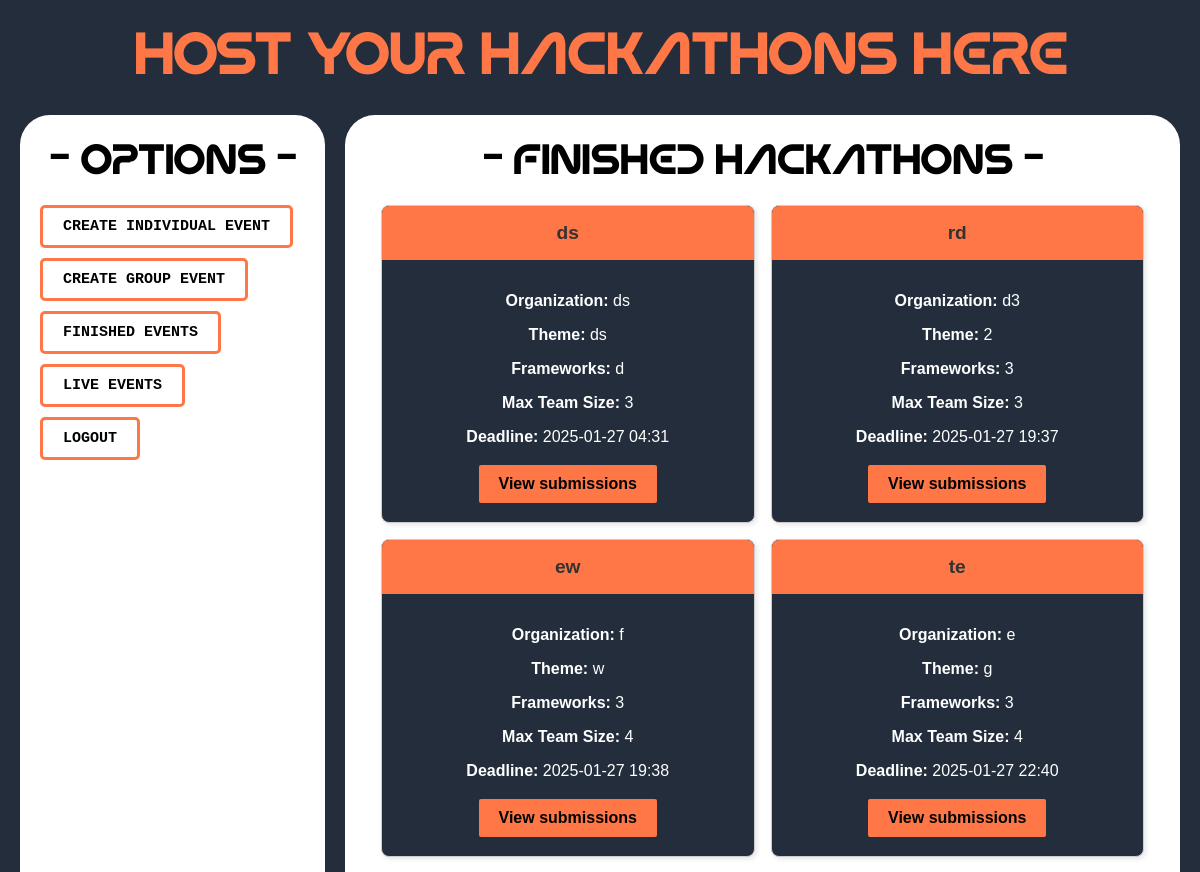
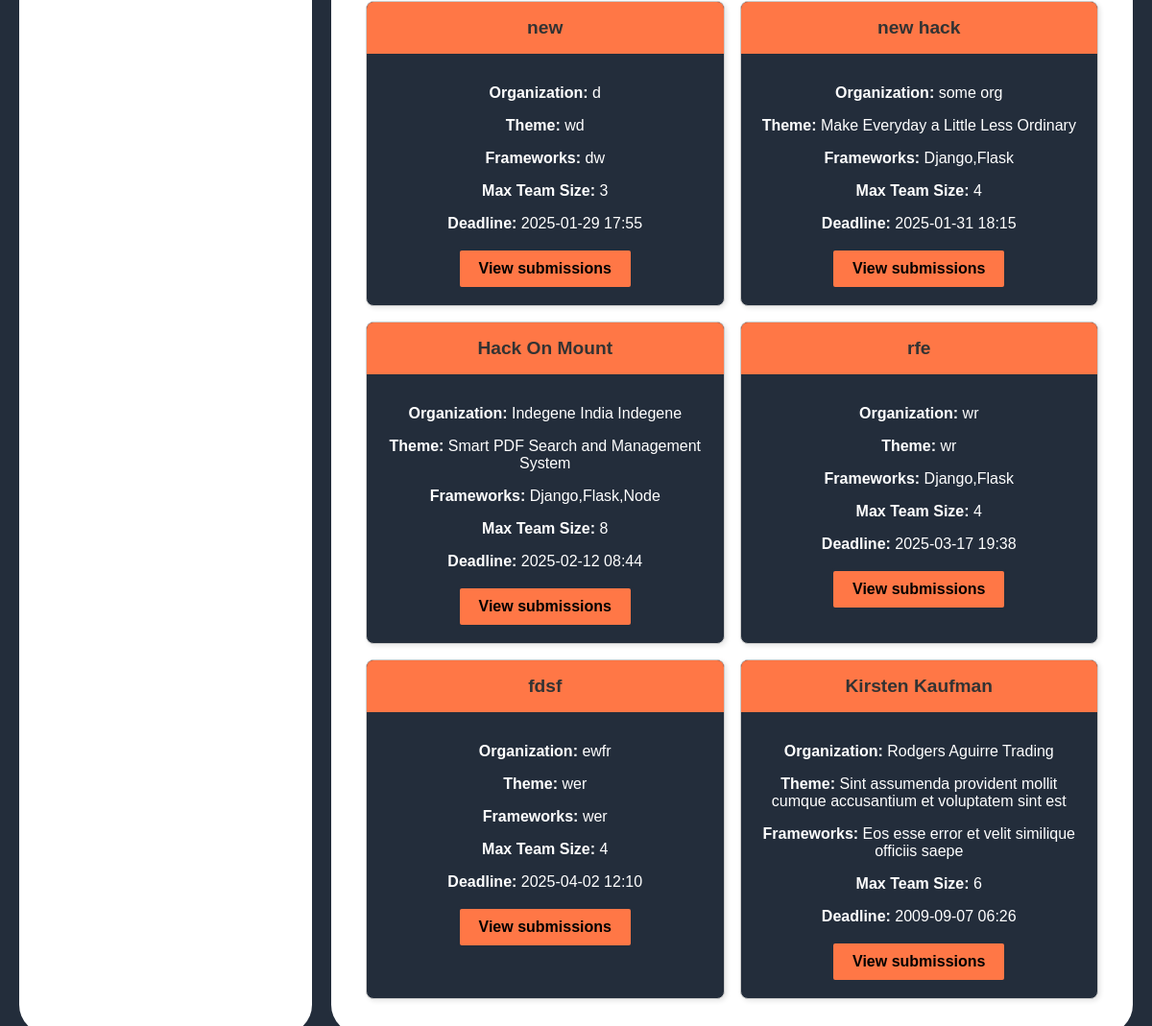
Screenshot of /host/finished_group_events/ (signed in) with the database file from the repository (2 pictures, top to bottom).
### host/models.py (models this page shows, shortened)
class GroupEvent(models.Model):
    hackathon_name = models.CharField(max_length=200)
    organization = models.CharField(max_length=200)
    theme = models.CharField(max_length=200)
    frameworks = models.CharField(max_length=300)
    max_team_size = models.IntegerField()
    last_submission_datetime = models.DateTimeField()
    evaluation_criteria = models.TextField()
    created_by = models.ForeignKey(settings.AUTH_USER_MODEL, on_delete=models.CASCADE, related_name="group_events")
    entry_fee = models.DecimalField(max_digits=10, decimal_places=2, default=0.00)

### host/views.py (the view)
# urls.py: path('finished_group_events/', views.finished_group_events, name='finished_group_events'),
def finished_group_events(request):
    current_time_ist = timezone.localtime(timezone.now())
    finished_events = GroupEvent.objects.filter(
        created_by=request.user,
        last_submission_datetime__lt=current_time_ist  # Compare with IST
    )
    return render(request, 'host/finished_group_events.html', {'finished_events': finished_events})

### templates/host/finished_group_events.html
{% extends "host/host_dashboard.html" %}
{% block right_div %}
    <h1 style="color: black; text-align: center;">- Finished Hackathons -</h1>
    {% if finished_events %}
        <div class="cards-container" style="display: grid; grid-template-columns: repeat(2, 1fr); gap: 16px;">
            {% for event in finished_events %}
                <div class="card">
                    <div class="hackathon_name">
                        {{ event.hackathon_name }}
                    </div>
                    <div style="padding: 16px; text-align: center;">
                        <p><strong>Organization:</strong> {{ event.organization }}</p>
                        <p><strong>Theme:</strong> {{ event.theme }}</p>
                        <p><strong>Frameworks:</strong> {{ event.frameworks }}</p>
                        <p><strong>Max Team Size:</strong> {{ event.max_team_size }}</p>
                        <p><strong>Deadline:</strong> {{ event.last_submission_datetime|date:"Y-m-d H:i" }}</p>
                        <div style="text-align: center; margin-top: 16px;">
                            <a href="{% url 'host:view_submissions' event.id %}" class="btn-like">
                                View submissions
                            </a>
                        </div>
                    </div>
                </div>
            {% endfor %}
        </div>
    {% else %}
        <p>No finished hackathons yet.</p>
    {% endif %}
{% endblock %}

### rows the page displays
GroupEvent: hackathon_name "ds", organization "ds", theme "ds", frameworks "d", max_team_size "3", last_submission_datetime "2025-01-27 04:31"
GroupEvent: hackathon_name "rd", organization "d3", theme "2", frameworks "3", max_team_size "3", last_submission_datetime "2025-01-27 19:37"
GroupEvent: hackathon_name "ew", organization "f", theme "w", frameworks "3", max_team_size "4", last_submission_datetime "2025-01-27 19:38"
GroupEvent: hackathon_name "te", organization "e", theme "g", frameworks "3", max_team_size "4", last_submission_datetime "2025-01-27 22:40"
GroupEvent: hackathon_name "new", organization "d", theme "wd", frameworks "dw", max_team_size "3", last_submission_datetime "2025-01-29 17:55"
GroupEvent: hackathon_name "new hack", organization "some org", theme "Make Everyday a Little Less Ordinary", frameworks "Django,Flask", max_team_size "4", last_submission_datetime "2025-01-31 18:15"
GroupEvent: hackathon_name "Hack On Mount", organization "Indegene India Indegene", theme "Smart PDF Search and Management System", frameworks "Django,Flask,Node", max_team_size "8", last_submission_datetime "2025-02-12 08:44"
GroupEvent: hackathon_name "rfe", organization "wr", theme "wr", frameworks "Django,Flask", max_team_size "4", last_submission_datetime "2025-03-17 19:38"
GroupEvent: hackathon_name "fdsf", organization "ewfr", theme "wer", frameworks "wer", max_team_size "4", last_submission_datetime "2025-04-02 12:10"
GroupEvent: hackathon_name "Kirsten Kaufman", organization "Rodgers Aguirre Trading", theme "Sint assumenda provident mollit cumque accusantium et voluptatem sint est", frameworks "Eos esse error et velit similique officiis saepe", max_team_size "6", last_submission_datetime "2009-09-07 06:26"
